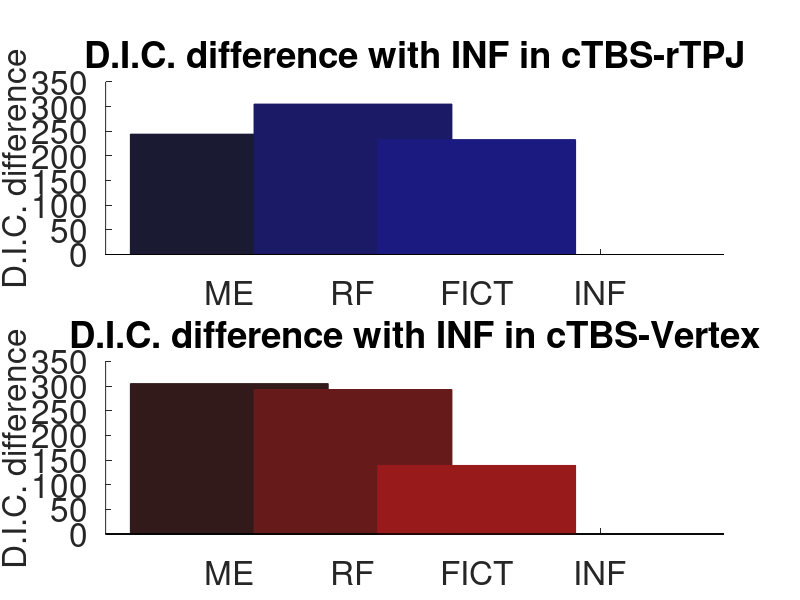

This chart was generated by the following MATLAB code:
clear variables;
%Code for Figure1 C
%----------------------------------------------------------
%Model fits (D.I.C.) outputs from rJAGS added over sessions
%because rJAGS uses MCMC, a probabilistic method, these number may vary
%slightly over estimations
%Christopher Hill, June 2017

%Influence learning
DIC_cTBSvertex_inf = 5691; 
DIC_cTBSrTPJ_inf = 5389; 
%Fictitious play
DIC_cTBSvertex_fict = 5830;
DIC_cTBSrTPJ_fict = 5622;
%Reinforcement learning
DIC_cTBSvertex_rf = 5984;
DIC_cTBSrTPJ_rf = 5694;
%Mixed-equilibrium (random responding)
DIC_cTBSvertex_me = 5996;
DIC_cTBSrTPJ_me = 5633;


%Create figure1_C : Difference in model fits between the winning model and
%the rest of the model space.
%-------------------------------------------------------------------------
Figure1_C = figure('color',[1 1 1]); 
set(Figure1_C, 'Position', [100 100 800 1000])
FN = 'Helvetica';
size = 24;
color_inf_C = [0.2,0.2,0.9];
color_fict_C = [0.1,0.1,0.5];
color_me_C = [0.1,0.1,0.2];
color_rf_C = [0.1,0.1,0.4];
color_inf_T = [0.9,0.2,0.2];
color_fict_T = [0.6,0.1,0.1];
color_me_T = [0.2,0.1,0.1];
color_rf_T = [0.4,0.1,0.1];

%Draw new model fit figure
subplot(2,1,2, 'Parent',Figure1_C,'XTickLabel',{'ME','RF','FICT', 'INF'},'XTick',[1 2 3 4],'FontSize',size,...
    'FontName',FN)
hold on

A(1) = bar(1, DIC_cTBSvertex_me-DIC_cTBSvertex_inf, 'FaceColor',color_me_T,'EdgeColor',color_me_T);
A(2) = bar(2, DIC_cTBSvertex_rf-DIC_cTBSvertex_inf, 'FaceColor',color_rf_T,'EdgeColor',color_rf_T);
A(3) = bar(3, DIC_cTBSvertex_fict-DIC_cTBSvertex_inf, 'FaceColor',color_fict_T,'EdgeColor',color_fict_T);
A(4) = bar(4, 0, 'FaceColor',color_rf_T,'EdgeColor',color_rf_T);

ylabel('D.I.C. difference','FontSize',size,'FontName',FN);
title('D.I.C. difference with INF in cTBS-Vertex')

subplot(2,1,1, 'Parent',Figure1_C,'XTickLabel',{'ME','RF','FICT', 'INF'},'XTick',[1 2 3 4],'FontSize',size,...
    'FontName',FN)
hold on

A(1) = bar(1, DIC_cTBSrTPJ_me-DIC_cTBSrTPJ_inf, 'FaceColor',color_me_C,'EdgeColor',color_me_C);
A(2) = bar(2, DIC_cTBSrTPJ_rf-DIC_cTBSrTPJ_inf, 'FaceColor',color_rf_C,'EdgeColor',color_rf_C);
A(3) = bar(3, DIC_cTBSrTPJ_fict-DIC_cTBSrTPJ_inf, 'FaceColor',color_fict_C,'EdgeColor',color_fict_C);
A(4) = bar(4, 0, 'FaceColor',color_rf_C,'EdgeColor',color_inf_C);

ylabel('D.I.C. difference','FontSize',size,'FontName',FN);
title('D.I.C. difference with INF in cTBS-rTPJ')



